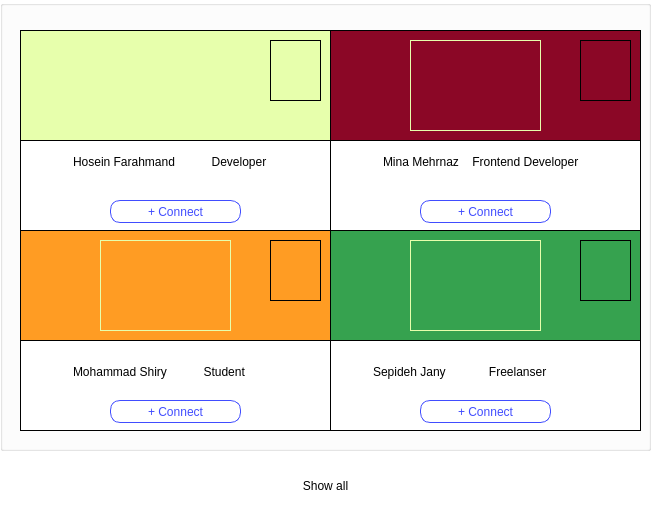
<?xml version="1.0" encoding="UTF-8"?>
<ui version="4.0">
 <class>requests</class>
 <widget class="QWidget" name="requests">
  <property name="geometry">
   <rect>
    <x>0</x>
    <y>0</y>
    <width>664</width>
    <height>518</height>
   </rect>
  </property>
  <property name="windowTitle">
   <string>Form</string>
  </property>
  <property name="styleSheet">
   <string notr="true">background-color: rgb(255, 255, 255);</string>
  </property>
  <widget class="QGroupBox" name="groupBox">
   <property name="geometry">
    <rect>
     <x>0</x>
     <y>0</y>
     <width>651</width>
     <height>451</height>
    </rect>
   </property>
   <property name="styleSheet">
    <string notr="true">background-color: rgb(255, 255, 255);</string>
   </property>
   <property name="title">
    <string/>
   </property>
   <widget class="QFrame" name="frame">
    <property name="geometry">
     <rect>
      <x>20</x>
      <y>30</y>
      <width>311</width>
      <height>201</height>
     </rect>
    </property>
    <property name="styleSheet">
     <string notr="true">*{
border :1px solid black;
}</string>
    </property>
    <property name="frameShape">
     <enum>QFrame::StyledPanel</enum>
    </property>
    <property name="frameShadow">
     <enum>QFrame::Raised</enum>
    </property>
    <widget class="QFrame" name="frame_5">
     <property name="geometry">
      <rect>
       <x>0</x>
       <y>0</y>
       <width>311</width>
       <height>111</height>
      </rect>
     </property>
     <property name="styleSheet">
      <string notr="true">background-color: rgb(231, 255, 172);</string>
     </property>
     <property name="frameShape">
      <enum>QFrame::StyledPanel</enum>
     </property>
     <property name="frameShadow">
      <enum>QFrame::Raised</enum>
     </property>
     <widget class="QPushButton" name="pushButton">
      <property name="geometry">
       <rect>
        <x>250</x>
        <y>10</y>
        <width>51</width>
        <height>61</height>
       </rect>
      </property>
      <property name="styleSheet">
       <string notr="true">image: url(:/new/prefix1/photo/1236.png);</string>
      </property>
      <property name="icon">
       <iconset>
        <normaloff>../../Qt/Multiplypng.parspng.com-2.png</normaloff>../../Qt/Multiplypng.parspng.com-2.png</iconset>
      </property>
     </widget>
     <widget class="QPushButton" name="pushButton_2">
      <property name="geometry">
       <rect>
        <x>80</x>
        <y>10</y>
        <width>131</width>
        <height>91</height>
       </rect>
      </property>
      <property name="styleSheet">
       <string notr="true">border : 1px solid  rgb(231, 255, 172);
image: url(:/new/prefix1/photo/1.jpg);</string>
      </property>
      <property name="text">
       <string/>
      </property>
     </widget>
    </widget>
    <widget class="QPushButton" name="pushButton_3">
     <property name="geometry">
      <rect>
       <x>90</x>
       <y>170</y>
       <width>131</width>
       <height>23</height>
      </rect>
     </property>
     <property name="styleSheet">
      <string notr="true">*{
border-radius : 10px; 
color : rgb(65, 77, 255);
border : 1px solid  rgb(65, 77, 255);
}
:hover{
border : 1px solid rgb(14, 19, 113);
color :  rgb(14, 19, 113);
}</string>
     </property>
     <property name="text">
      <string>+ Connect</string>
     </property>
    </widget>
    <widget class="QLineEdit" name="lineEdit">
     <property name="geometry">
      <rect>
       <x>50</x>
       <y>120</y>
       <width>211</width>
       <height>24</height>
      </rect>
     </property>
     <property name="styleSheet">
      <string notr="true">color: rgb(0, 0, 0);
border-color: rgb(255, 255, 255);</string>
     </property>
     <property name="text">
      <string>Hosein Farahmand           Developer</string>
     </property>
    </widget>
   </widget>
   <widget class="QFrame" name="frame_2">
    <property name="geometry">
     <rect>
      <x>330</x>
      <y>30</y>
      <width>311</width>
      <height>201</height>
     </rect>
    </property>
    <property name="styleSheet">
     <string notr="true">*{
border :1px solid black;
}</string>
    </property>
    <property name="frameShape">
     <enum>QFrame::StyledPanel</enum>
    </property>
    <property name="frameShadow">
     <enum>QFrame::Raised</enum>
    </property>
    <widget class="QFrame" name="frame_6">
     <property name="geometry">
      <rect>
       <x>0</x>
       <y>0</y>
       <width>311</width>
       <height>111</height>
      </rect>
     </property>
     <property name="styleSheet">
      <string notr="true">background-color: rgb(139, 7, 38);</string>
     </property>
     <property name="frameShape">
      <enum>QFrame::StyledPanel</enum>
     </property>
     <property name="frameShadow">
      <enum>QFrame::Raised</enum>
     </property>
     <widget class="QPushButton" name="pushButton_4">
      <property name="geometry">
       <rect>
        <x>250</x>
        <y>10</y>
        <width>51</width>
        <height>61</height>
       </rect>
      </property>
      <property name="styleSheet">
       <string notr="true">image: url(:/new/prefix1/photo/1236.png);
</string>
      </property>
     </widget>
     <widget class="QPushButton" name="pushButton_5">
      <property name="geometry">
       <rect>
        <x>80</x>
        <y>10</y>
        <width>131</width>
        <height>91</height>
       </rect>
      </property>
      <property name="styleSheet">
       <string notr="true">border : 1px solid  rgb(231, 255, 172);
image: url(:/new/prefix1/photo/4.webp);</string>
      </property>
      <property name="text">
       <string/>
      </property>
     </widget>
    </widget>
    <widget class="QPushButton" name="pushButton_6">
     <property name="geometry">
      <rect>
       <x>90</x>
       <y>170</y>
       <width>131</width>
       <height>23</height>
      </rect>
     </property>
     <property name="styleSheet">
      <string notr="true">*{
border-radius : 10px; 
color : rgb(65, 77, 255);
border : 1px solid  rgb(65, 77, 255);
}
:hover{
border : 1px solid rgb(14, 19, 113);
color :  rgb(14, 19, 113);
}</string>
     </property>
     <property name="text">
      <string>+ Connect</string>
     </property>
    </widget>
    <widget class="QLineEdit" name="lineEdit_2">
     <property name="geometry">
      <rect>
       <x>50</x>
       <y>120</y>
       <width>231</width>
       <height>24</height>
      </rect>
     </property>
     <property name="styleSheet">
      <string notr="true">color: rgb(0, 0, 0);
border-color: rgb(255, 255, 255);</string>
     </property>
     <property name="text">
      <string>Mina Mehrnaz    Frontend Developer </string>
     </property>
    </widget>
   </widget>
   <widget class="QFrame" name="frame_3">
    <property name="geometry">
     <rect>
      <x>20</x>
      <y>230</y>
      <width>311</width>
      <height>201</height>
     </rect>
    </property>
    <property name="styleSheet">
     <string notr="true">*{
border :1px solid black;
}</string>
    </property>
    <property name="frameShape">
     <enum>QFrame::StyledPanel</enum>
    </property>
    <property name="frameShadow">
     <enum>QFrame::Raised</enum>
    </property>
    <widget class="QFrame" name="frame_7">
     <property name="geometry">
      <rect>
       <x>0</x>
       <y>0</y>
       <width>311</width>
       <height>111</height>
      </rect>
     </property>
     <property name="styleSheet">
      <string notr="true">background-color: rgb(255, 156, 35);</string>
     </property>
     <property name="frameShape">
      <enum>QFrame::StyledPanel</enum>
     </property>
     <property name="frameShadow">
      <enum>QFrame::Raised</enum>
     </property>
     <widget class="QPushButton" name="pushButton_7">
      <property name="geometry">
       <rect>
        <x>250</x>
        <y>10</y>
        <width>51</width>
        <height>61</height>
       </rect>
      </property>
      <property name="styleSheet">
       <string notr="true">image: url(:/new/prefix1/photo/1236.png);</string>
      </property>
      <property name="icon">
       <iconset>
        <normaloff>../../Qt/Multiplypng.parspng.com-2.png</normaloff>../../Qt/Multiplypng.parspng.com-2.png</iconset>
      </property>
     </widget>
     <widget class="QPushButton" name="pushButton_8">
      <property name="geometry">
       <rect>
        <x>80</x>
        <y>10</y>
        <width>131</width>
        <height>91</height>
       </rect>
      </property>
      <property name="styleSheet">
       <string notr="true">border : 1px solid  rgb(231, 255, 172);
image: url(:/new/prefix1/photo/3.jpg);</string>
      </property>
      <property name="text">
       <string/>
      </property>
     </widget>
    </widget>
    <widget class="QPushButton" name="pushButton_9">
     <property name="geometry">
      <rect>
       <x>90</x>
       <y>170</y>
       <width>131</width>
       <height>23</height>
      </rect>
     </property>
     <property name="styleSheet">
      <string notr="true">*{
border-radius : 10px; 
color : rgb(65, 77, 255);
border : 1px solid  rgb(65, 77, 255);
}
:hover{
border : 1px solid rgb(14, 19, 113);
color :  rgb(14, 19, 113);
}</string>
     </property>
     <property name="text">
      <string>+ Connect</string>
     </property>
    </widget>
    <widget class="QLineEdit" name="lineEdit_3">
     <property name="geometry">
      <rect>
       <x>50</x>
       <y>130</y>
       <width>221</width>
       <height>24</height>
      </rect>
     </property>
     <property name="styleSheet">
      <string notr="true">color: rgb(0, 0, 0);
border-color: rgb(255, 255, 255);</string>
     </property>
     <property name="text">
      <string>Mohammad Shiry           Student</string>
     </property>
    </widget>
   </widget>
   <widget class="QFrame" name="frame_4">
    <property name="geometry">
     <rect>
      <x>330</x>
      <y>230</y>
      <width>311</width>
      <height>201</height>
     </rect>
    </property>
    <property name="styleSheet">
     <string notr="true">*{
border :1px solid black;
}</string>
    </property>
    <property name="frameShape">
     <enum>QFrame::StyledPanel</enum>
    </property>
    <property name="frameShadow">
     <enum>QFrame::Raised</enum>
    </property>
    <widget class="QFrame" name="frame_8">
     <property name="geometry">
      <rect>
       <x>0</x>
       <y>0</y>
       <width>311</width>
       <height>111</height>
      </rect>
     </property>
     <property name="styleSheet">
      <string notr="true">background-color: rgb(54, 162, 79);</string>
     </property>
     <property name="frameShape">
      <enum>QFrame::StyledPanel</enum>
     </property>
     <property name="frameShadow">
      <enum>QFrame::Raised</enum>
     </property>
     <widget class="QPushButton" name="pushButton_10">
      <property name="geometry">
       <rect>
        <x>250</x>
        <y>10</y>
        <width>51</width>
        <height>61</height>
       </rect>
      </property>
      <property name="styleSheet">
       <string notr="true">image: url(:/new/prefix1/photo/1236.png);</string>
      </property>
      <property name="icon">
       <iconset>
        <normaloff>../../Qt/Multiplypng.parspng.com-2.png</normaloff>../../Qt/Multiplypng.parspng.com-2.png</iconset>
      </property>
     </widget>
     <widget class="QPushButton" name="pushButton_11">
      <property name="geometry">
       <rect>
        <x>80</x>
        <y>10</y>
        <width>131</width>
        <height>91</height>
       </rect>
      </property>
      <property name="styleSheet">
       <string notr="true">border : 1px solid  rgb(231, 255, 172);
image: url(:/new/prefix1/photo/2.jpg);</string>
      </property>
      <property name="text">
       <string/>
      </property>
     </widget>
    </widget>
    <widget class="QPushButton" name="pushButton_12">
     <property name="geometry">
      <rect>
       <x>90</x>
       <y>170</y>
       <width>131</width>
       <height>23</height>
      </rect>
     </property>
     <property name="styleSheet">
      <string notr="true">*{
border-radius : 10px; 
color : rgb(65, 77, 255);
border : 1px solid  rgb(65, 77, 255);
}
:hover{
border : 1px solid rgb(14, 19, 113);
color :  rgb(14, 19, 113);
}</string>
     </property>
     <property name="text">
      <string>+ Connect</string>
     </property>
    </widget>
    <widget class="QLineEdit" name="lineEdit_4">
     <property name="geometry">
      <rect>
       <x>40</x>
       <y>130</y>
       <width>231</width>
       <height>24</height>
      </rect>
     </property>
     <property name="styleSheet">
      <string notr="true">color: rgb(0, 0, 0);
border-color: rgb(255, 255, 255);</string>
     </property>
     <property name="text">
      <string>Sepideh Jany             Freelanser</string>
     </property>
    </widget>
   </widget>
  </widget>
  <widget class="QPushButton" name="pushButton_13">
   <property name="geometry">
    <rect>
     <x>270</x>
     <y>470</y>
     <width>111</width>
     <height>31</height>
    </rect>
   </property>
   <property name="styleSheet">
    <string notr="true">color: rgb(0, 0, 0);
font: 75 10pt &quot;MS Shell Dlg 2&quot;;
border-color: rgb(0, 0, 0);
border-radius:10px;</string>
   </property>
   <property name="text">
    <string>Show all</string>
   </property>
  </widget>
 </widget>
 <resources/>
 <connections/>
</ui>
